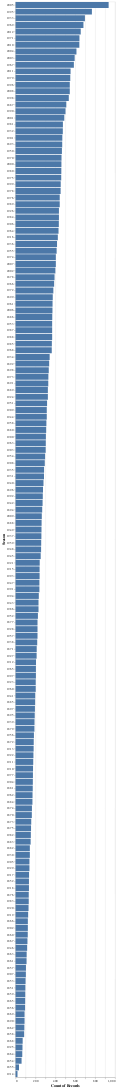

Source (notebook cell):
### Markdown cell above
## Sorted number of records per season

### Code cell
alt.Chart(tracts[['Season']]).mark_bar().encode(
    x='count():Q',
    y=alt.Y('Season:O',
        sort=alt.EncodingSortField(field='Season', 
                                   order='descending', 
                                   op='count')),
)

### Figure 1 — Vega specification as saved in the notebook (floating-point values rounded to 4 significant figures; data arrays with more than 128 entries replaced by an {"elided": "..."} marker saying what was removed)
{"$schema": "https://vega.github.io/schema/vega/v5.json", "data": [{"name": "source_0"}, {"name": "data_0", "values": {"elided": "162 records"}}, {"name": "data_0_x_domain___count", "values": [{"min": 19, "max": 934}]}, {"name": "source_0_y_domain_Season", "values": {"elided": "162 records"}}], "signals": [{"name": "y_step", "value": 20}, {"name": "height", "update": "bandspace(domain('y').length, 0.1, 0.05) * y_step"}], "marks": [{"type": "rect", "name": "marks", "from": {"data": "data_0"}, "encode": {"update": {"description": {"signal": "\"Count of Records: \" + (format(datum[\"__count\"], \"\")) + \"; Season: \" + (isValid(datum[\"Season\"]) ? datum[\"Season\"] : \"\"+datum[\"Season\"])"}, "fill": {"value": "#4c78a8"}, "x": {"field": "__count", "scale": "x"}, "x2": {"value": 0, "scale": "x"}, "y": {"field": "Season", "scale": "y"}, "height": {"signal": "max(0.25, bandwidth('y'))"}, "ariaRoleDescription": {"value": "bar"}}}, "style": ["bar"]}], "scales": [{"name": "x", "type": "linear", "domain": [{"signal": "(data(\"data_0_x_domain___count\")[0] || {}).min"}, {"signal": "(data(\"data_0_x_domain___count\")[0] || {}).max"}], "range": [0, {"signal": "width"}], "zero": true, "nice": true}, {"name": "y", "type": "band", "domain": {"data": "source_0_y_domain_Season", "field": "Season", "sort": {"op": "max", "field": "sort_field", "order": "descending"}}, "range": {"step": {"signal": "y_step"}}, "paddingOuter": 0.05, "paddingInner": 0.1}], "axes": [{"scale": "x", "grid": true, "aria": false, "domain": false, "minExtent": 0, "ticks": false, "gridScale": "y", "labels": false, "maxExtent": 0, "tickCount": {"signal": "ceil(width/40)"}, "zindex": 0, "orient": "bottom"}, {"scale": "x", "zindex": 0, "tickCount": {"signal": "ceil(width/40)"}, "title": "Count of Records", "grid": false, "orient": "bottom", "labelFlush": true, "labelOverlap": true}, {"scale": "y", "orient": "left", "title": "Season", "zindex": 0, "grid": false}], "background": "white", "width": 300, "style": "cell", "padding": 5}
